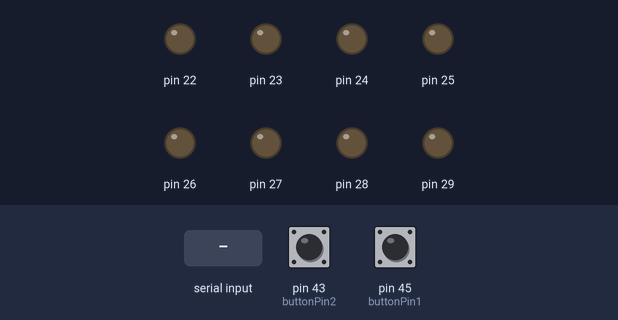
Simulated run of this sketch. Board: Arduino Mega 2560, built with avr-gcc and run on an emulated ATmega2560. Parts: output pins drawn as LEDs (lit = HIGH). Inputs (shaded band) come from the test bench; at power-on: pin 43 (buttonPin2) HIGH, pin 45 (buttonPin1) HIGH. What the sketch prints to the serial monitor is not drawn.

Above: at 1.2 s.
1.3 s: byte 161 (0xA1) received over Serial
At 1.7 s:
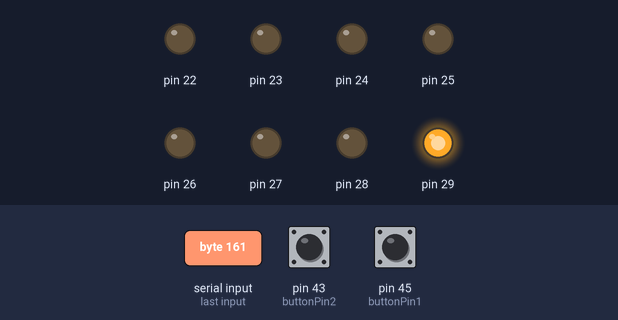
At 2.4 s:
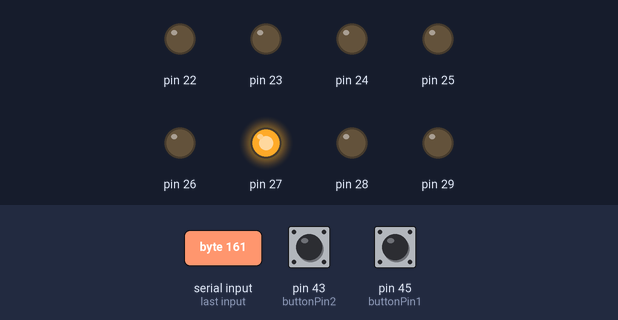
4.3 s: pin 43 (buttonPin2) pulled LOW for 3.2 s
At 5.0 s:
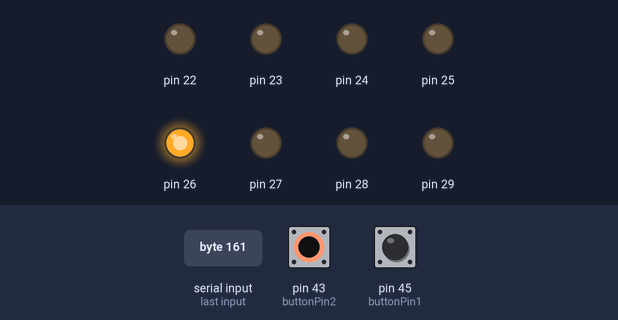
9.0 s: pin 45 (buttonPin1) pulled LOW for 0.15 s
Timing chart, 0 to 12.0 s (numbered marks = the images above; inputs shaded):
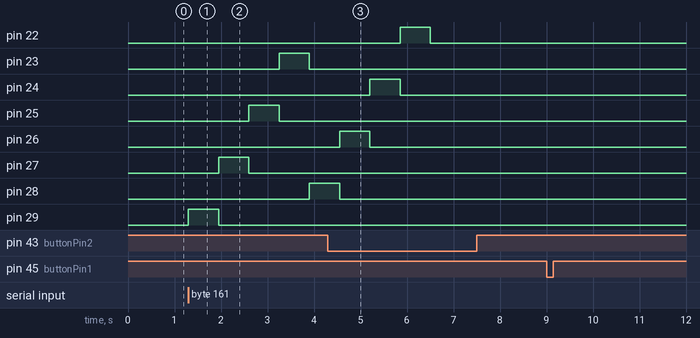

The sketch:

sketch_feb26a.ino
```cpp
const int buttonPin1 =  45;
const int buttonPin2 =  43;
int inByte;

void setup() {
  DDRA = 0xFF;
  PORTA = 0;
  pinMode(buttonPin1, INPUT_PULLUP);
  pinMode(buttonPin2, INPUT_PULLUP);
  Serial.begin(9600);
}

void loop() {
  if (Serial.available()) {
    inByte = Serial.read();
    if (inByte == 0xA1) {
      //Algorithm 6
      PORTA = 128;
    bool secondTurn = false;
    while(PORTA){
      if(secondTurn){
        delay(650);
        PORTA = 64;
        secondTurn = false;
      }
      delay(650);
      PORTA = PORTA >> 2;
      if(PORTA == 2){
        secondTurn = true;
      }
    }
    } else if (inByte == 0xA2) {
      //Algorithm 8
      PORTA = B00000001;
      delay(650);
      PORTA = B10000000;
      delay(650);
      PORTA = B00000010;
      delay(650);
      PORTA = B01000000;
      delay(650);
      PORTA = B00000100;
      delay(650);
      PORTA = B00100000;
      delay(650);
      PORTA = B00001000;
      delay(650);
      PORTA = B00010000;
      delay(650);
      PORTA = 0;
    }
  }

  if (digitalRead(buttonPin1) == LOW) {
    Serial.write(0xB1);
    delay(650);
  }
  if (digitalRead(buttonPin2) == LOW) {
    Serial.write(0xB2);
    delay(650);
  }
}
```

Measured:
- after the input at 1.3 s, pin 23: LOW → HIGH after 2.0 s, → LOW 0.65 s later; pin 25: LOW → HIGH after 1.3 s, → LOW 0.65 s later; pin 27: LOW → HIGH after 0.65 s, → LOW 0.65 s later; pin 28: LOW → HIGH after 2.6 s; pin 29: LOW → HIGH at once, → LOW 0.65 s later
- after the input at 9.0 s, every drawn part: stays the same
